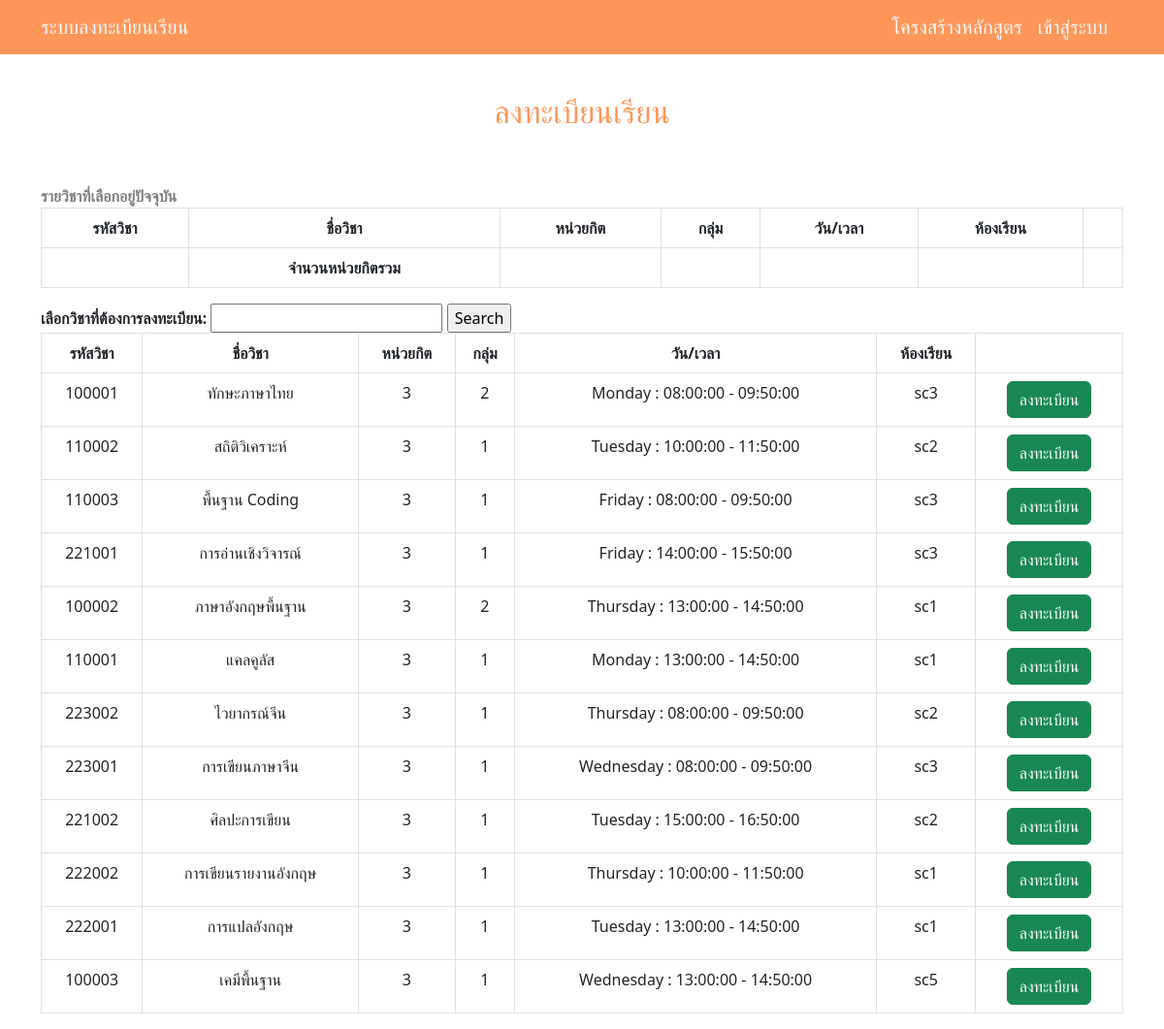
The page /enroll.php on the database its author committed.
### tables this page shows
CREATE TABLE `cou_date_time` (
  `cdt_id` int(30) NOT NULL,
  `cou_id` varchar(6) DEFAULT NULL,
  `cdt_date` varchar(30) NOT NULL,
  `cdt_startTime` time NOT NULL,
  `cdt_endTime` time NOT NULL
);

CREATE TABLE `course` (
  `cou_id` varchar(6) NOT NULL,
  `cou_name` varchar(30) NOT NULL,
  `cou_credit` int(1) NOT NULL,
  `cou_num_of_group` int(20) NOT NULL,
  `cou_num_of_student` int(10) NOT NULL,
  `cou_building` varchar(30) NOT NULL,
  `sche_Emp_id` int(8) NOT NULL
);

### enroll.php (the view, shortened to what this page needs)
<!DOCTYPE html>
<html lang="en">
<?php include "navbar.php"; ?>
<head>
    <link href="https://cdn.jsdelivr.net/npm/bootstrap@5.3.0-alpha1/dist/css/bootstrap.min.css" rel="stylesheet"
>
</head>
<body>
    <div class="container mt-5">
        <h2 class="text-center py-5"  style="color: #fe965a;">ลงทะเบียนเรียน</h2>
        <div style="color:grey;" >
            <span class="fw-bold">รายวิชาที่เลือกอยู่ปัจจุบัน</span>
        </div>
        <div class="bd-example">
            <table id="regisTable" class="table table-bordered text-center">
                <thead>
              <tr class="text-white" style="background-color: #fe965a;">
                <th scope="col">รหัสวิชา</th>
                <th scope="col">ชื่อวิชา</th>
                <th scope="col">หน่วยกิต</th>
                <th scope="col">กลุ่ม</th>
                <th scope="col">วัน/เวลา</th>
                <th scope="col">ห้องเรียน</th>
                <th scope="col"></th>
              </tr>
            </thead>
            <tbody>
              <?php
                $ID = $_SESSION['user_id'];
                $sql = "SELECT * FROM registra
                INNER JOIN course ON
                registra.cou_id = course.cou_id
                INNER JOIN cou_date_time ON registra.cou_id = cou_date_time.cou_id
                WHERE registra.user_id = '$ID'" ;
              ?>
              <tr class="text" style="background-color: #ffd3ba;">
                <th scope="col"></th>
                <th scope="col">จำนวนหน่วยกิตรวม</th>
                <th scope="col">
                </th>
                <th scope="col"></th>
                <th scope="col"></th>
                <th scope="col"></th>
                <th scope="col"></th>
              </tr>
            </tbody>
            </table>
          </div>
<form method="POST" action="">
  <label class="fw-bold">เลือกวิชาที่ต้องการลงทะเบียน:</label>
  <input type="text" name="search_value" >
  <input type="submit" name="search" value="Search">
</form>
<div class="bd-example">
  <table name=""class="table table-bordered text-center">
    <thead>
      <tr class="text-white" style="background-color: #fe965a;">
        <th scope="col">รหัสวิชา</th>
        <th scope="col">ชื่อวิชา</th>
        <th scope="col">หน่วยกิต</th>
        <th scope="col">กลุ่ม</th>
        <th scope="col">วัน/เวลา</th>
        <th scope="col">ห้องเรียน</th>
        <th scope="col"></th>
      </tr>
    </thead>
    <tbody>
      <?php
        include "conn.php";
        if(isset($_POST['search'])) {
          $search_value = $_POST['search_value'];
        if(empty($search_value)) {
          $sql = "SELECT * FROM course
          INNER JOIN cou_date_time ON course.cou_id = cou_date_time.cou_id";
          } else {
          $sql = "SELECT * FROM course
            INNER JOIN cou_date_time ON course.cou_id = cou_date_time.cou_id
            WHERE course.cou_id LIKE '%$search_value%' OR course.cou_name LIKE '%$search_value%'";
          }
        $result = $conn->query($sql);
        $sql = "SELECT * FROM course
                  INNER JOIN cou_date_time ON course.cou_id = cou_date_time.cou_id
                  WHERE course.cou_id LIKE '%$search_value%' OR course.cou_name LIKE '%$search_value%'";
        $result = $conn->query($sql);
          if ($result->num_rows > 0) {
            while($row = $result->fetch_assoc()) {
              echo "<tr>";
              echo "<td>".$row['cou_id']."</td>";
              echo "<td>".$row['cou_name']."</td>";
              echo "<td>".$row['cou_credit']."</td>";
              echo "<td>".$row['cou_num_of_group']."</td>";
              echo "<td>".$row['cdt_date'].' : '.$row['cdt_startTime'].' - '.$row['cdt_endTime']."</td>";
              echo "<td>".$row['cou_building']."</td>";
              echo '<td><a href="JavaScript:if(confirm(\'ยืนยันลงทะเบียน?\')==true){window.location=\'enroll_save.php?couID='.$row['cou_id'].'\';}" class="btn btn-success">ลงทะเบียน</a></td>';
              echo "</tr>";
            }
          } else {
            echo "<tr><td colspan='7'>ไม่พบข้อมูล</td></tr>";
          }
        } else {
          $sql = "SELECT * FROM course
                  INNER JOIN cou_date_time ON course.cou_id = cou_date_time.cou_id";
          $result = $conn->query($sql);
          if ($result->num_rows > 0) {
            while($row = $result->fetch_assoc()) {
              echo "<tr>";
              echo "<td>".$row['cou_id']."</td>";
              echo "<td>".$row['cou_name']."</td>";
              echo "<td>".$row['cou_credit']."</td>";
              echo "<td>".$row['cou_num_of_group']."</td>";
              echo "<td>".$row['cdt_date'].' : '.$row['cdt_startTime'].' - '.$row['cdt_endTime']."</td>";
              echo "<td>".$row['cou_building']."</td>";
              echo '<td><a href="JavaScript:if(confirm(\'ยืนยันลงทะเบียน?\')==true){window.location=\'enroll_save.php?couID='.$row['cou_id'].'\';}" class="btn btn-success">ลงทะเบียน</a></td>';
              echo "</tr>";
            }
          } else {
            echo "<tr><td colspan='7'>ไม่พบข้อมูล</td></tr>";
          }
        }
            ?>
        </tbody>
    </table>
</div>
        </div>
</body>
</html>

### rows shown on the page
cou_date_time: cou "100001", cou.cou_name "ทักษะภาษาไทย", cou.cou_credit "3", cou.cou_num_of_group "2", cdt_date "Monday", cdt_startTime "08:00:00", cdt_endTime "09:50:00", cou.cou_building "sc3"
cou_date_time: cou "110002", cou.cou_name "สถิติวิเคราะห์", cou.cou_credit "3", cou.cou_num_of_group "1", cdt_date "Tuesday", cdt_startTime "10:00:00", cdt_endTime "11:50:00", cou.cou_building "sc2"
cou_date_time: cou "110003", cou.cou_name "พื้นฐาน Coding", cou.cou_credit "3", cou.cou_num_of_group "1", cdt_date "Friday", cdt_startTime "08:00:00", cdt_endTime "09:50:00", cou.cou_building "sc3"
cou_date_time: cou "221001", cou.cou_name "การอ่านเชิงวิจารณ์", cou.cou_credit "3", cou.cou_num_of_group "1", cdt_date "Friday", cdt_startTime "14:00:00", cdt_endTime "15:50:00", cou.cou_building "sc3"
cou_date_time: cou "100002", cou.cou_name "ภาษาอังกฤษพื้นฐาน", cou.cou_credit "3", cou.cou_num_of_group "2", cdt_date "Thursday", cdt_startTime "13:00:00", cdt_endTime "14:50:00", cou.cou_building "sc1"
cou_date_time: cou "110001", cou.cou_name "แคลคูลัส", cou.cou_credit "3", cou.cou_num_of_group "1", cdt_date "Monday", cdt_startTime "13:00:00", cdt_endTime "14:50:00", cou.cou_building "sc1"
cou_date_time: cou "223002", cou.cou_name "ไวยากรณ์จีน", cou.cou_credit "3", cou.cou_num_of_group "1", cdt_date "Thursday", cdt_startTime "08:00:00", cdt_endTime "09:50:00", cou.cou_building "sc2"
cou_date_time: cou "223001", cou.cou_name "การเขียนภาษาจีน", cou.cou_credit "3", cou.cou_num_of_group "1", cdt_date "Wednesday", cdt_startTime "08:00:00", cdt_endTime "09:50:00", cou.cou_building "sc3"
cou_date_time: cou "221002", cou.cou_name "ศิลปะการเขียน", cou.cou_credit "3", cou.cou_num_of_group "1", cdt_date "Tuesday", cdt_startTime "15:00:00", cdt_endTime "16:50:00", cou.cou_building "sc2"
cou_date_time: cou "222002", cou.cou_name "การเขียนรายงานอังกฤษ", cou.cou_credit "3", cou.cou_num_of_group "1", cdt_date "Thursday", cdt_startTime "10:00:00", cdt_endTime "11:50:00", cou.cou_building "sc1"
cou_date_time: cou "222001", cou.cou_name "การแปลอังกฤษ", cou.cou_credit "3", cou.cou_num_of_group "1", cdt_date "Tuesday", cdt_startTime "13:00:00", cdt_endTime "14:50:00", cou.cou_building "sc1"
cou_date_time: cou "100003", cou.cou_name "เคมีพื้นฐาน", cou.cou_credit "3", cou.cou_num_of_group "1", cdt_date "Wednesday", cdt_startTime "13:00:00", cdt_endTime "14:50:00", cou.cou_building "sc5"
